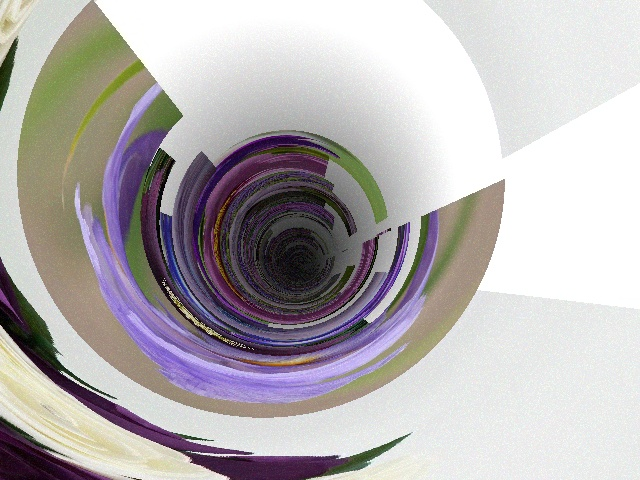
//> input picture Simulation/flower_pipe_sims/pipe_frame_0090.jpg, 640 x 480 px
$ ./Source   (built with g++ and OpenCV 4)
//> lines starting //> are read from the running program, lines starting //| are printed output that depends on the picture; after the words box and inside, x2 and y2 are one past the last pixel; in counts of white or black regions, pixels touching at a corner belong together
#include <Eigen/Dense>           // 1. MUST BE FIRST
#include <opencv2/opencv.hpp>    // 2. STANDARD OPENCV
#include <opencv2/core/eigen.hpp>// 3. THE BRIDGE
#include <iostream>
#include <vector>
#include <map>
#include <algorithm>
#include <cmath>
#include <fstream> // Add this at the top with other includes

int main()
{
    //const double pipeRadius = 67.42/2; //mm
    const double pipeRadius = 150;
    //const double fx = 2608.721575, fy = 2584.771277, cx = 1493.821507, cy = 1191.874317;
    const double fx = 600.0, fy = 600.0, cx = 320.0, cy = 240.0;

    //cv::Mat img1 = cv::imread("flower_pipe_sims_1/pipe_frame_0001.jpg");
    //cv::Mat img2 = cv::imread("flower_pipe_sims_1/pipe_frame_0007.jpg");

    cv::Mat img1 = cv::imread("pipe_frame_0090.jpg");
//> img1 is the input picture: 480 rows x 640 cols, CV_8UC3; mean B, G, R 179.2, 178, 182.6
    cv::Mat img2 = cv::imread("pipe_frame_0095.jpg");
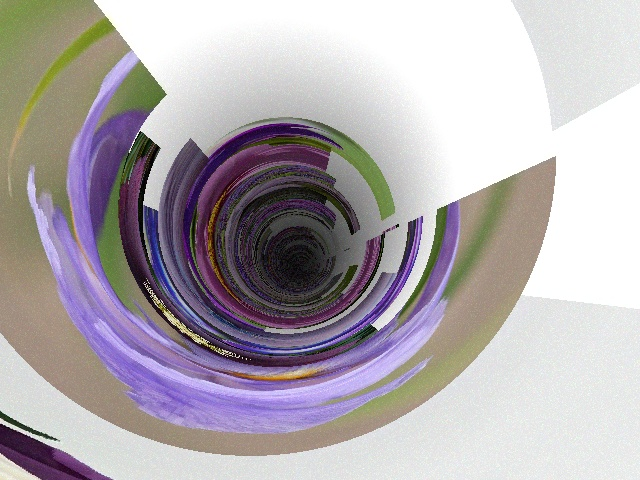
//> input picture Simulation/flower_pipe_sims/pipe_frame_0095.jpg, 640 x 480 px
//> img2 is the input picture: 480 rows x 640 cols, CV_8UC3; mean B, G, R 175.9, 171.4, 177.8


    //cv::Mat img1 = cv::imread("images/frame1.jpg");
    //cv::Mat img2 = cv::imread("images/frame2.jpg");


    if (img1.empty() || img2.empty()) return -1;

    // --- 1. PREPROCESSING ---
    auto preprocess = [](cv::Mat& img) {
        cv::Mat gray;
        cv::cvtColor(img, gray, cv::COLOR_BGR2GRAY);

        // CLAHE to handle lighting in dark pipes
        cv::Ptr<cv::CLAHE> clahe = cv::createCLAHE(2.0, cv::Size(8, 8));
        clahe->apply(gray, gray);

        // Slight Blur to reduce sensor noise
        cv::GaussianBlur(gray, gray, cv::Size(3, 3), 0);
        return gray;
        };

    cv::Mat gray1 = preprocess(img1);
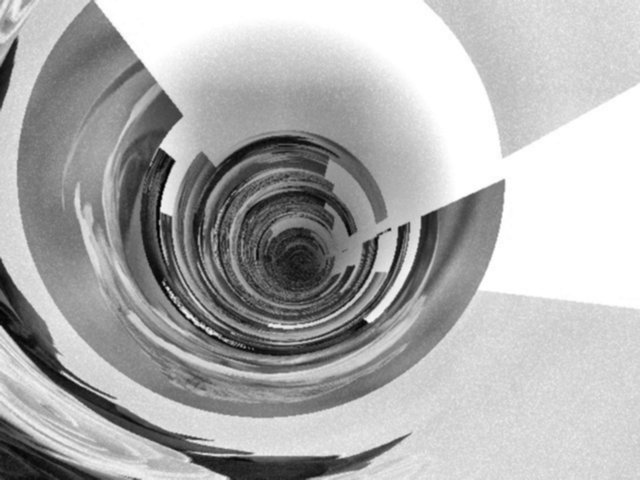
//> gray1: 480 rows x 640 cols, CV_8UC1; min 2, max 255, mean 174.9
    cv::Mat gray2 = preprocess(img2);
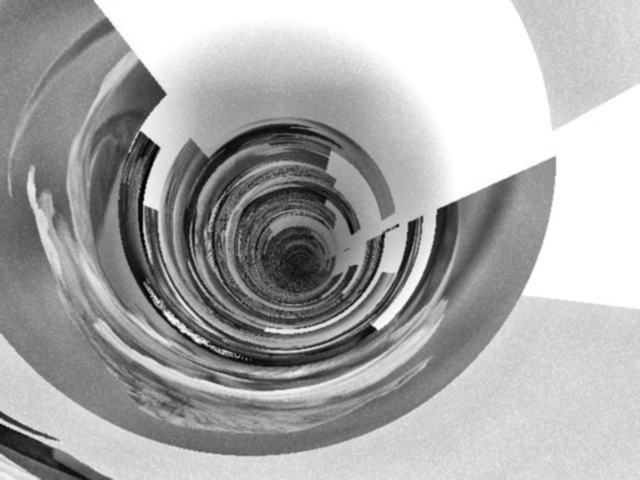
//> gray2: 480 rows x 640 cols, CV_8UC1; min 2, max 255, mean 170

    // --- 2. FEATURE DETECTION ---
    cv::Ptr<cv::ORB> orb = cv::ORB::create(2000); // Increased for better RANSAC pool
    std::vector<cv::KeyPoint> kp1, kp2;
    cv::Mat desc1, desc2;
    orb->detectAndCompute(gray1, cv::noArray(), kp1, desc1);
//> kp1 = 1955 keypoints; strongest (x, y, size): (161, 209, 44.6), (161, 210, 37.2), (173, 161, 53.6), (366, 318, 53.6)
    orb->detectAndCompute(gray2, cv::noArray(), kp2, desc2);
//> kp2 = 1988 keypoints; strongest (x, y, size): (157, 147, 44.6), (144, 203, 44.6), (158, 147, 64.3), (145, 204, 53.6)

    // --- 3. MATCHING ---
    cv::BFMatcher matcher(cv::NORM_HAMMING);
    std::vector<cv::DMatch> matches;
    matcher.match(desc1, desc2, matches);
//> matches = 1955 matches

    // --- 4. RANSAC FILTERING ---
    std::vector<cv::Point2f> pts1, pts2;
    for (const auto& m : matches) {
        pts1.push_back(kp1[m.queryIdx].pt);
        pts2.push_back(kp2[m.trainIdx].pt);
    }
//> after the loop, pts1 = 1955 Points (x, y), first 12: [251, 274], [143, 67], [154, 83], [162, 91], [181, 116], [212, 440], [408, 434], [160, 146], [115, 398], [204, 389], [172, 379], [61, 372]; pts2 = 1955 Points (x, y), first 12: [197, 178.3], [352, 233], [321, 199.1], [138.2, 61.92], [553, 128.2], [55.2, 439.2], [352, 233], [141.6, 129.6], [55.2, 439.2], [181.4, 414.7], [221, 262.8], [215, 270]

    // Find Fundamental Matrix with RANSAC to identify inliers
    std::vector<uchar> inliersMask;
    cv::findFundamentalMat(pts1, pts2, cv::FM_RANSAC, 3.0, 0.99, inliersMask);
//> inliersMask = 1955 values, max 1 at index 3, min 0 at index 0, mean 0.408

    std::vector<cv::DMatch> ransacMatches;
    for (size_t i = 0; i < inliersMask.size(); i++) {
        if (inliersMask[i]) {
            ransacMatches.push_back(matches[i]);
        }
    }
//> after the loop, ransacMatches = 798 matches

    cv::Mat inliersMask2;
    cv::Mat K = (cv::Mat_<double>(3, 3) << fx, 0, cx, 0, fy, cy, 0, 0, 1);
    cv::Mat E = cv::findEssentialMat(pts1, pts2, K, cv::RANSAC, 0.999, 1.0, inliersMask2);
//> inliersMask2 = 1955 values, max 1 at index 3, min 0 at index 0, mean 0.268; E = [[-0.0272, 0.688, -0.115], [-0.687, -0.0248, -0.106], [0.121, 0.116, 0.00066]]
    cv::Mat R, t;
    cv::recoverPose(E, pts1, pts2, K, R, t, inliersMask2);
//> R = [[0.999, 0.0383, -0.00734], [-0.0382, 0.999, 0.0142], [0.00788, -0.0139, 1]]; t = [0.157, -0.177, -0.972]; inliersMask2 = 1955 values, max 1 at index 3, min 0 at index 0, mean 0.254

    // --- NEW: ESTIMATE DISTANCE MOVED USING PIPE GEOMETRY ---
    double estimatedDistance = 0.0;
    std::vector<cv::Point3f> pointCloud;

	int featureCount = 0;
    if (!t.empty() && !ransacMatches.empty())
    {
        // 1. Back-project rays from Frame 1 onto the cylinder wall
        // A point on the cylinder (centered at 0,0) satisfies X^2 + Y^2 = R^2
        std::vector<cv::Point2f> inliers1, inliers2;
        std::vector<cv::Point3f> pts3D_frame1;

        for (size_t i = 0; i < inliersMask2.rows; i++) {
            if (inliersMask2.at<uchar>(i))
            {
				featureCount++;
                cv::Point2f p = pts1[i];
                // ray direction
                double rx = (p.x - cx) / fx;
                double ry = (p.y - cy) / fy;
                double rz = 1.0;

                // Intersection of ray s*[rx, ry, rz] with X^2 + Y^2 = R^2
                // s^2 * (rx^2 + ry^2) = R^2
                double s = pipeRadius / std::sqrt(rx * rx + ry * ry);
                pts3D_frame1.push_back(cv::Point3f(s * rx, s * ry, s * rz));

                inliers1.push_back(pts1[i]);
                inliers2.push_back(pts2[i]);
            }
        }
//> this loop made 1955 passes
//> (p, rx, ry, s) on passes 4, 8, 13, 14, 19, 24, 27, 28, 29, 30, 31, 33: (Point(162, 91), -0.263, -0.248, 414.4), (Point(160, 146), -0.267, -0.157, 485), (Point(159, 150), -0.268, -0.15, 487.9), (Point(201, 152), -0.198, -0.147, 608.1), (Point(202, 155), -0.197, -0.142, 618.9), (Point(327, 157), 0.0117, -0.138, 1080.5), (Point(174, 160), -0.243, -0.133, 540.6), (Point(330, 161), 0.0167, -0.132, 1130.2), (Point(153, 162), -0.278, -0.13, 488.3), (Point(150, 164), -0.283, -0.127, 483.3), (Point(216, 165), -0.173, -0.125, 701.9), (Point(325, 167), 0.00833, -0.122, 1230)
//> after the loop, featureCount = 497; pts3D_frame1 = 497 Point3s, first 12: [-109.1, -102.9, 414.4], [-129.3, -75.98, 485], [-130.9, -73.19, 487.9], [-120.6, -89.19, 608.1], [-121.7, -87.67, 618.9], [12.61, -149.5, 1080.5], [-131.6, -72.08, 540.6], [18.84, -148.8, 1130.2], [-135.9, -63.48, 488.3], [-136.9, -61.22, 483.3], [-121.7, -87.74, 701.9], [10.25, -149.7, 1230]; inliers1 = 497 Points (x, y), first 12: [162, 91], [160, 146], [159, 150], [201, 152], [202, 155], [327, 157], [174, 160], [330, 161], [153, 162], [150, 164], [216, 165], [325, 167]; inliers2 = 497 Points (x, y), first 12: [138.2, 61.92], [141.6, 129.6], [140.4, 133.2], [190, 139], [190.8, 144], [328.8, 147.6], [158.4, 147.6], [331.2, 152.4], [133, 148], [129, 150], [207.6, 156], [326.4, 159.6]

        // 2. Triangulate with unit t to find the relative scale
        cv::Mat P1 = K * cv::Mat::eye(3, 4, CV_64F);
        cv::Mat Rt2_unit;
        cv::hconcat(R, t, Rt2_unit);
//> Rt2_unit = [[0.999, 0.0383, -0.00734, 0.157], [-0.0382, 0.999, 0.0142, -0.177], [0.00788, -0.0139, 1, -0.972]]
        cv::Mat P2 = K * Rt2_unit;
//> P2 = [[602.1, 18.52, 315.6, -216.8], [-21.02, 596.2, 248.5, -339.3], [0.00788, -0.0139, 1, -0.972]]

        cv::Mat pts4D;
        cv::triangulatePoints(P1, P2, inliers1, inliers2, pts4D);

        // 3. Compare Triangulated Depth vs Cylindrical Depth to find scale
        double scaleSum = 0;
        int count = 0;
        for (int i = 0; i < pts4D.cols; i++) {
            float w = pts4D.at<float>(3, i);
            cv::Point3f p_tri(pts4D.at<float>(0, i) / w, pts4D.at<float>(1, i) / w, pts4D.at<float>(2, i) / w);

            if (p_tri.z > 0) {
                // Scale = Real Depth / Unit Depth
                double real_z = pts3D_frame1[i].z;
                scaleSum += (real_z / p_tri.z);
                count++;
            }
        }
//> this loop made 497 passes
//> (w, p_tri, real_z, scaleSum) on passes 1 to 12: (-0.147, Point3(-1.67, -1.56, 6.31), 414.4, 65.71), (-0.137, Point3(-1.84, -1.09, 6.93), 485, 135.7), (-0.14, Point3(-1.8, -1.01, 6.74), 487.9, 208), (-0.123, Point3(-1.55, -1.15, 7.84), 608.1, 285.6), (-0.117, Point3(-1.63, -1.17, 8.27), 618.9, 360.5), (-0.0902, Point3(0.128, -1.51, 10.93), 1080.5, 459.3), (-0.129, Point3(-1.8, -0.987, 7.4), 540.6, 532.3), (-0.0862, Point3(0.186, -1.51, 11.45), 1130.2, 631), (-0.139, Point3(-1.89, -0.883, 6.79), 488.3, 703), (-0.142, Point3(-1.89, -0.845, 6.67), 483.3, 775.4), (-0.112, Point3(-1.51, -1.09, 8.71), 701.9, 856), (-0.0854, Point3(0.096, -1.41, 11.58), 1230, 962.2)
//> (w, p_tri, real_z) on pass 81: (-0.105, Point3(-0.858, 0.0289, 9.46), 1665.5)

        if (count > 0) {
            double finalScale = scaleSum / count;
            cv::Mat t_metric = t * finalScale;
            estimatedDistance = cv::norm(t_metric); // Distance in mm

            // Populate point cloud for mapping
            for (auto& p : pts3D_frame1) pointCloud.push_back(p);
//> this loop made 497 passes
        }
    }

    // --- RECORD INITIAL ESTIMATES TO FILE ---
    std::ofstream outFile("initial_estimates.txt");
    if (outFile.is_open()) {
        outFile << "--- CAMERA INITIAL GUESSES ---\n";
        outFile << "xc_mm: " << 0 << "\n";
        outFile << "yc_mm: " << 0 << "\n";
        outFile << "delta_z_mm: " << estimatedDistance << "\n\n";

        outFile << "--- FEATURE INITIAL GUESSES (theta, z) ---\n";
        outFile << "count: " << featureCount << "\n";
        outFile << "index, theta_rad, z_mm\n";

        // [6 lines of commented-out code are left out]
        outFile.close();
        std::cout << "Initial estimates successfully saved to initial_estimates.txt" << std::endl;
    }
    else
    {
        std::cerr << "Error: Could not open file for writing." << std::endl;
    }

    // --- 5. VISUALIZATION ---
    cv::Mat imgMatches;
    cv::hconcat(img1, img2, imgMatches);
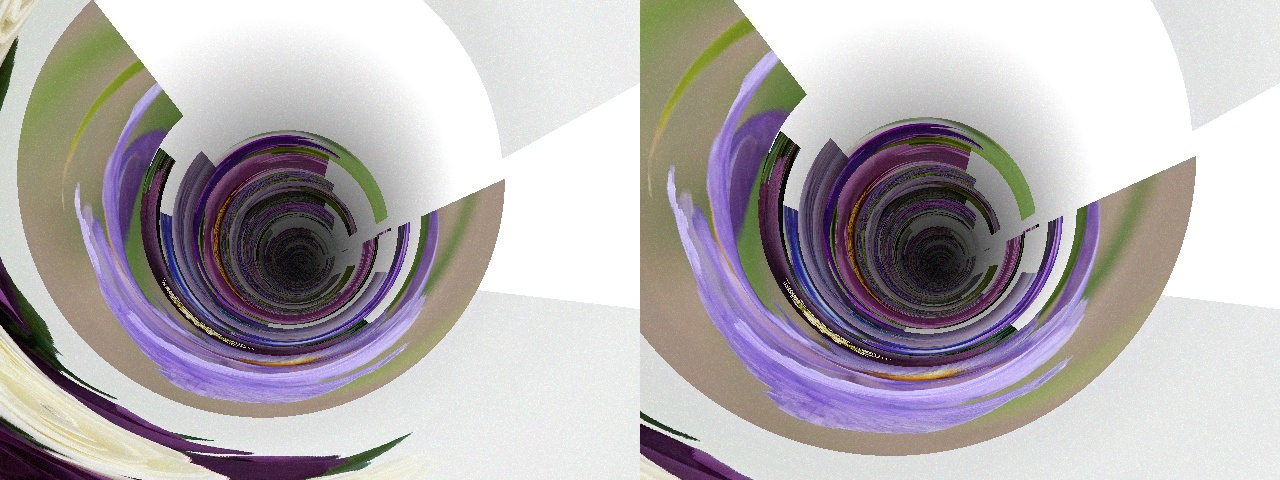
//> imgMatches: 480 rows x 1280 cols, CV_8UC3; mean B, G, R 177.5, 174.7, 180.2

    for (const auto& m : ransacMatches)
    {
        cv::Point2f pt1 = kp1[m.queryIdx].pt;
        cv::Point2f pt2 = kp2[m.trainIdx].pt;
        cv::Point2f pt2_shifted = pt2 + cv::Point2f((float)img1.cols, 0.0f);

        cv::line(imgMatches, pt1, pt2_shifted, cv::Scalar(0, 255, 0), 2, cv::LINE_AA);
    }
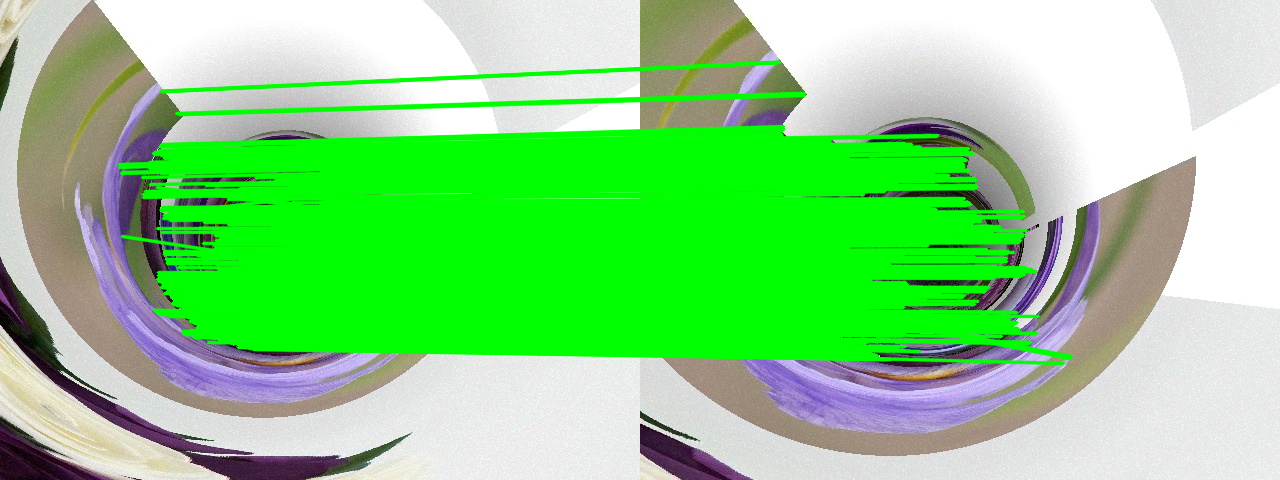
//> imgMatches: 480 rows x 1280 cols, CV_8UC3; mean B, G, R 135.8, 211.8, 138.4

    // --- NEW: DRAW EPIPOLE ---
    if (!t.empty()) {
        double tx = t.at<double>(0), ty = t.at<double>(1), tz = t.at<double>(2);
        if (std::abs(tz) > 0.01) { // Forward motion check
            cv::Point2f epipole(static_cast<float>((fx * tx / tz) + cx),
                static_cast<float>((fy * ty / tz) + cy));

            cv::Point2f epShifted = epipole + cv::Point2f((float)img1.cols, 0);
            cv::drawMarker(imgMatches, epShifted, cv::Scalar(0, 0, 255), cv::MARKER_CROSS, 40, 3);
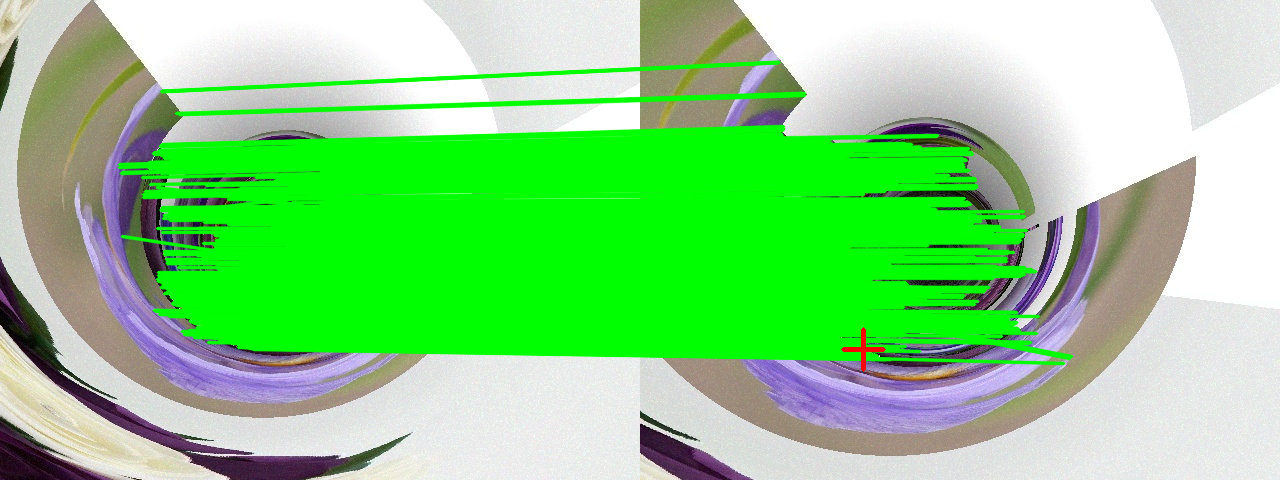
//> imgMatches: 480 rows x 1280 cols, CV_8UC3; 0.07% of pixels changed, all inside (x1, y1, x2, y2) = (841, 327, 886, 372)
        }
    }


    // Resize the final combined image for display (e.g., 50% scale)
    cv::Mat displayImg;
    double scale = 0.8;
    cv::resize(imgMatches, displayImg, cv::Size(), scale, scale, cv::INTER_LINEAR);

    cv::imshow("RANSAC Inlier Matches (Resized for Display)", displayImg);
    cv::waitKey(0);

    return 0;
}
// [175 lines of commented-out code are left out]
